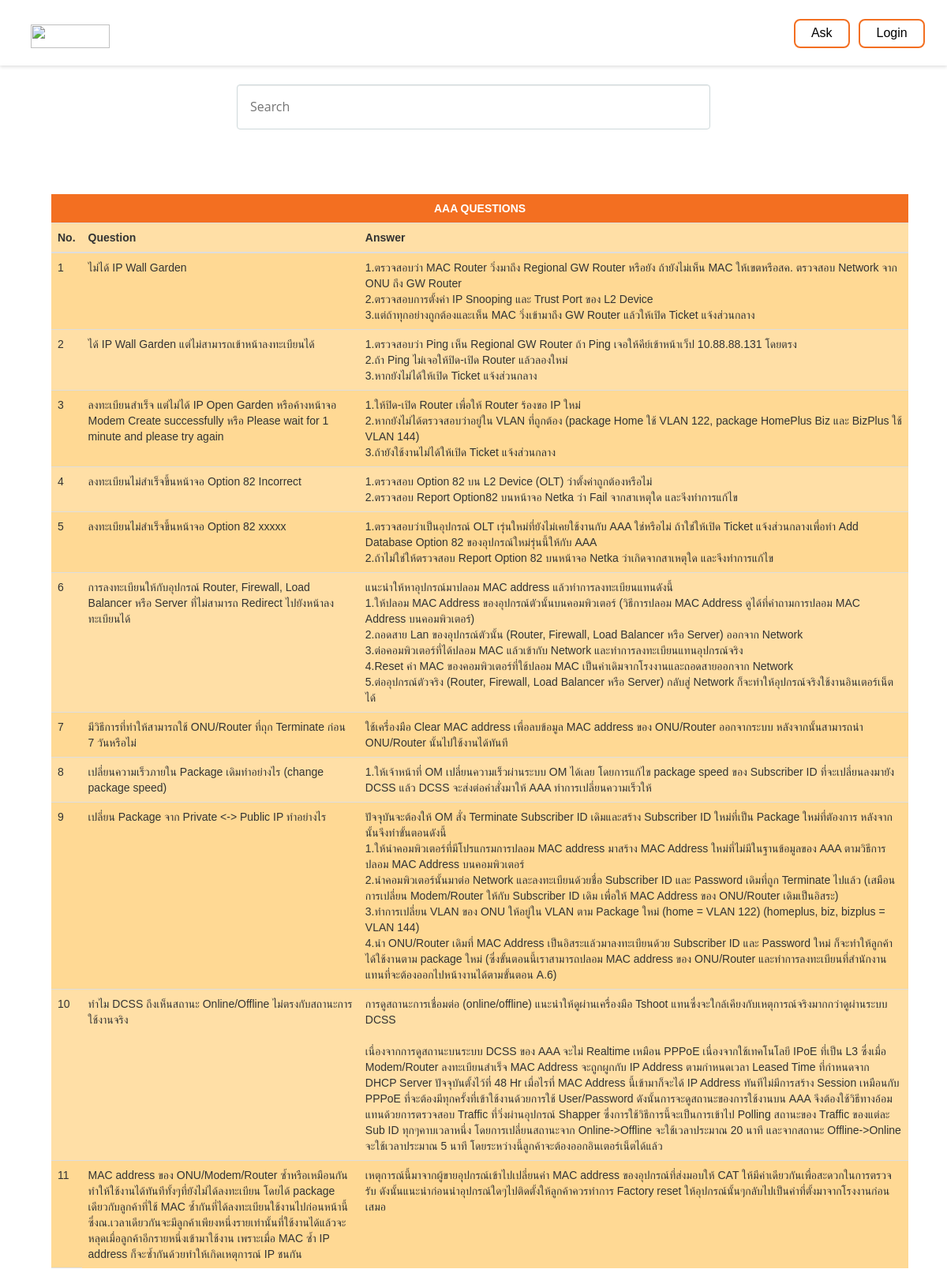
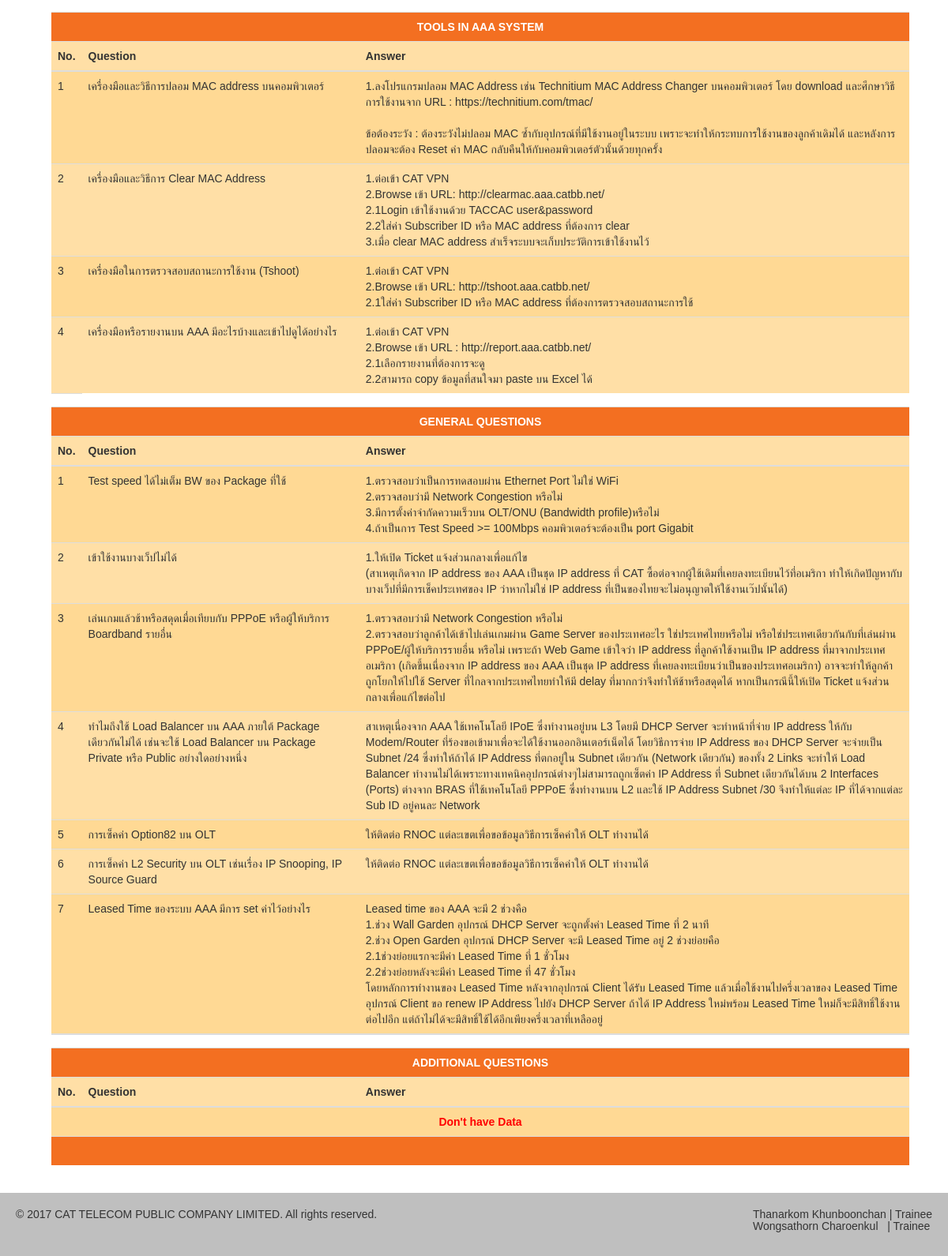
The page /page.php on the database as committed earlier (2 pictures, top to bottom).
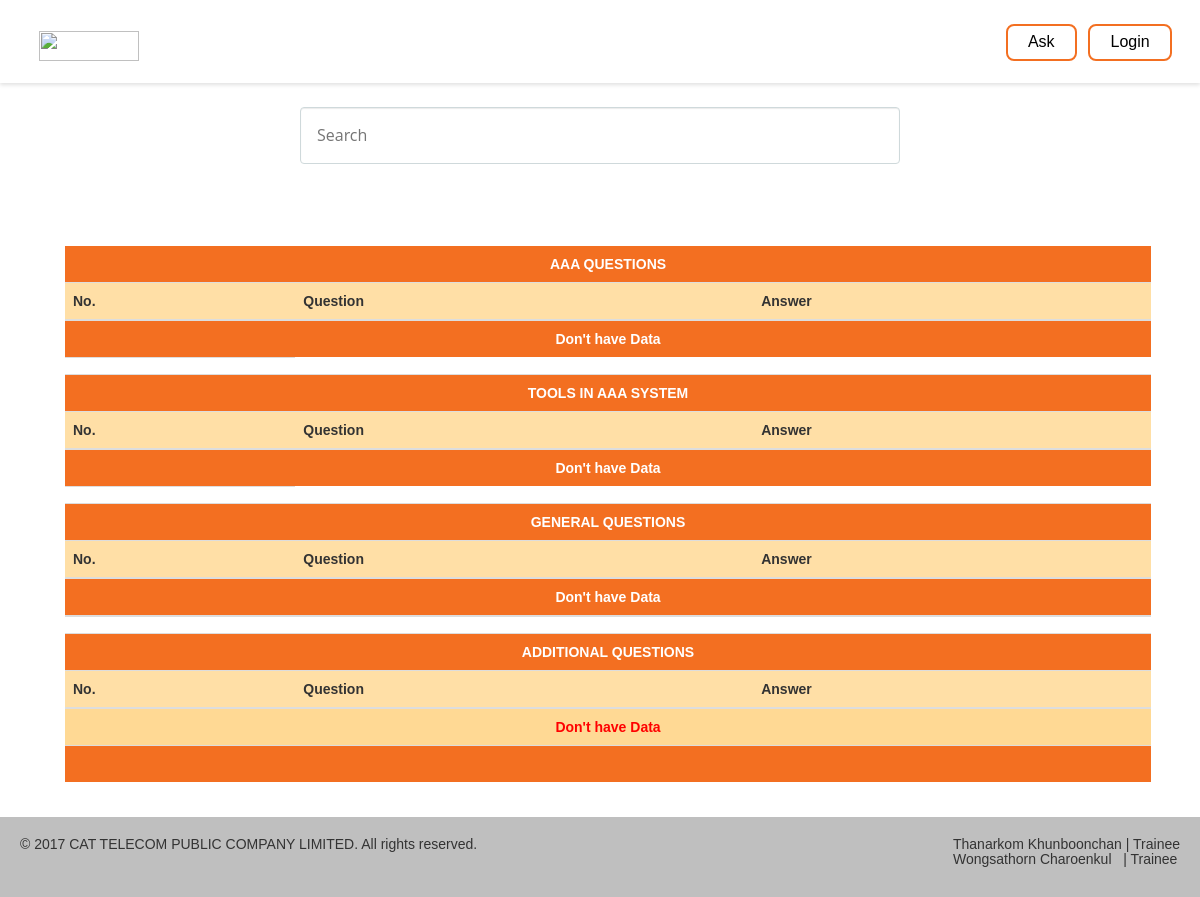
The same page on the database as committed later.
### tables this page shows
CREATE TABLE `info` (
  `id` int(11) NOT NULL,
  `question` text NOT NULL,
  `answer` text NOT NULL
);

CREATE TABLE `info2` (
  `id` int(11) NOT NULL,
  `question` text NOT NULL,
  `answer` text NOT NULL
);

CREATE TABLE `info3` (
  `id` int(11) NOT NULL,
  `question` text NOT NULL,
  `answer` text NOT NULL
);

### page.php (the view, shortened to what this page needs)
<?php session_start();
require_once('connect.php');
?>
<!DOCTYPE html>
<html>
	<head>
		<link rel="stylesheet" type="text/css" href="css/reset.css">
		<link rel="stylesheet" type="text/css" href="css/style.css">
		<link rel="stylesheet" type="text/css" href="css/bootstrap.min.css">
		<link rel="stylesheet" type="text/css" href="css/loginmodel.css">
	</head>
	<body>
		<div id="wrapper">
			<header class="header-site">
				<nav class="navbar navbar-inverse navbar-fixed-top">
					<div class="container">
						<div class="navbar-header">
							<a class="navbar-brand" href="page.php"><img src="Logo.png" width=100px height=30px;></a>
						</div>
						<div class="collapse navbar-collapse" id="bs-example-navbar-collapse-1">
							<ul class="nav navbar-nav navbar-right">
								<button class="button button1" onclick="display_ask()"  style="width:auto;">Ask</button>
								<button class="button button1" onclick="display()" style="width:auto;">Login</button>
							</ul>
						</div>
					</div>
				</nav>
			</header>
			<form class="form floating-labels">
				<fieldset>
					<div class="icon">
						<input class="search_text" type="text" name="search_text" placeholder="Search" onkeyup="myFunction()" id="myInput" required>
					</div>
				</fieldset>
			</form>
		</div>
		<div class="panel-body">
			<table class="table display" id="myTable">
				<thead>
					<tr>
						<td class="active" style="text-align: center;" colspan="6"> <strong>AAA QUESTIONS </strong> </td>
					</tr>
					<tr>
						<th>No.</th>
						<th>Question</th>
						<th>Answer</th>
					</tr>
				</thead>
				<div id="result">
					<tbody>
						<?php
						$sql = "SELECT question,answer FROM info";
						$result = $conn->query($sql);
						if(mysqli_num_rows($result) == 0){
						?>
						<tr>
							<td class="active" style="text-align: center;" colspan="6">
								<strong>Don't have Data </strong>
							</td>
						</tr>
						<?php
						}
						$i = 0;
						while($row = $result->fetch_array()){
						?>
						<tr>
							<td><?php echo ++$i; ?></td>
							<td><?php echo $row['question']; ?></td>
							<td><?php echo  nl2br($row['answer']); ?></td>
						</tr>
						<?php
						}
						?>
						<td style="background-color: #ffffff">
						</td>
					</tbody>
					<thead>
						<tr>
							<td class="active" style="text-align: center;" colspan="6"> <strong>TOOLS IN AAA SYSTEM</strong> </td>
						</tr>
						<tr>
							<th>No.</th>
							<th>Question</th>
							<th>Answer</th>
						</tr>
					</thead>
					<?php
					$sql2 = "SELECT question,answer FROM info2";
					$result2 = mysqli_query($conn, $sql2);
					?>
					<tbody >
						<?php
						if(mysqli_num_rows($result) == 0){
						?>
						<tr>
							<td class="active" style="text-align: center;" colspan="6">
								<strong>Don't have Data </strong>
							</td>
						</tr>
						<?php
						}
						$i = 0;
						while($row2 = $result2->fetch_array()){
						?>
						<tr>
							<td><?php echo ++$i; ?></td>
							<td><?php echo $row2['question']; ?></td>
							<td><?php echo  nl2br($row2['answer']); ?></td>
						</tr>
						<?php
						}
						?>
						<td style="background-color: #ffffff">
						</td>
					</tbody>
				<thead>
					<tr>
						<td class="active" style="text-align: center;" colspan="6"> <strong>GENERAL QUESTIONS</strong> </td>
					</tr>
					<tr>
						<th>No.</th>
						<th>Question</th>
						<th>Answer</th>
					</tr>
				</thead>
				<?php
				$sql3 = "SELECT question,answer FROM info3";
				$result3 = mysqli_query($conn, $sql3);
				?>
				<tbody >
					<?php
					if(mysqli_num_rows($result) == 0){
					?>
					<tr>
						<td class="active" style="text-align: center;" colspan="6">
							<strong>Don't have Data </strong>
						</td>
					</tr>
					<?php
					}
					$i = 0;
					while($row3 = $result3->fetch_array()){
					?>
						<tr>
							<td><?php echo ++$i; ?></td>
							<td><?php echo $row3['question']; ?></td>
							<td><?php echo  nl2br($row3['answer']); ?></td>
						</tr>
						<?php
						}
						?>
					</tbody>
					<td style="background-color: #ffffff">
					</td>
					<thead>
						<tr>
							<td class="active" style="text-align: center;" colspan="6"> <strong>ADDITIONAL QUESTIONS</strong> </td>
						</tr>
						<tr>
							<th>No.</th>
							<th>Question</th>
							<th>Answer</th>
						</tr>
					</thead>
					<?php
					$sql4 = "SELECT question,answer FROM admin";
					$result4 = mysqli_query($conn, $sql4);
					?>
					<tbody id="myTable">
						<?php
						if(mysqli_num_rows($result4) == 0){
						?>
						<tr>
							<td class="active" style="text-align: center; background-color: #ffd994;" colspan="6">
								<strong style="color: #ff0000;">Don't have Data </strong>
							</td>
						</tr>
						<?php
						}
						?>
					</tbody>
				</div>
				<thead>
					<tr>
						<td class="active" style="text-align: center;" colspan="6"> <strong>&nbsp</strong> </td>
					</tr>
				</thead>
			</table>
		</div>
		<div class='footer'>
			<div id="wrapper" style="background-color: #bfbfbf; height: 80px;">
				<h5 style="float:left;margin-left: 20px;margin-top: 20px;">&copy; 2017 CAT TELECOM PUBLIC COMPANY LIMITED. All rights reserved.</h5>
				<h5 style="float:right;margin-right: 20px;margin-top: 20px;">Thanarkom Khunboonchan | Trainee<br>Wongsathorn Charoenkul &nbsp&nbsp| Trainee</h5>
			</div>
		</div>
	</body>
</html>

### css/style.css (style rules this page uses)
*, *::after, *::before { -webkit-box-sizing: border-box; -moz-box-sizing: border-box; box-sizing: border-box; }
body { font-size: 1.6em; font-family: "Open Sans", sans-serif; color: #2b3e51; background-color: #ffffff; }
a { text-decoration: none; }
.container { margin: 0 15px; }
.container:before { clear: both; display: table; content: " "; }
.container:after { clear: both; display: table; content: " "; }
@media screen and (min-width: 768px) { .active { color: #ffffff; } }
.form::after { clear: both; content: ""; display: table; }
.form fieldset { margin: 35px 0; }
.form div { position: relative; margin: 20px 0; }
.form input, .form textarea, .form select, .form label { font-family: "Open Sans", sans-serif; font-size: 1.6rem; color: #2b3e51; }
.form input[type="text"], .form input[type="email"], .form textarea, .form select, .form legend { display: block; width: 50%; -webkit-appearance: none; -moz-appearance: none; -ms-appearance: none; -o-appearance: none; appearance: none; }
.form input[type="text"], .form input[type="email"], .form textarea, .form select { padding: 12px; border: 1px solid #cfd9db; background-color: #ffffff; border-radius: .25em; box-shadow: inset 0 1px 1px rgba(0, 0, 0, 0.08); }
.form [required] { background: url("../img/required.svg") no-repeat top right; }
@media only screen and (min-width: 600px) { .form div { margin: 32px 0; margin-top: 6%; } }
@media only screen and (min-width: 600px) { .form input[type="text"], .form input[type="email"], .form textarea, .form select { margin-left: 25%; padding: 16px; } }
.panel-body { width: 93%; margin-left: 50px; }
.button { background-color: #4CAF50; border: none; color: white; padding: 5px 20px; text-align: center; text-decoration: none; display: inline-block; font-size: 16px; margin: 4px 4px; -webkit-transition-duration: 0.4s; transition-duration: 0.4s; cursor: pointer; }
.button1 { background-color: white; color: black; border: 2px solid #f36f21; margin-top: 8px; border-radius: 8px; }

### css/loginmodel.css (style rules this page uses)
input[type=text], input[type=password] { width: 100%; padding: 12px 20px; margin: 8px 0; display: inline-block; border: 1px solid #ccc; box-sizing: border-box; }
button { background-color: #f36f21; color: white; padding: 14px 20px; margin: 8px 0; border: none; cursor: pointer; width: 100%; }
.container { padding: 16px; }

### page.php (style rules this page uses)
tr:nth-child(odd) { background-color: #ffd994 }
tr:nth-child(even) { background-color: #ffdfa6 }

Rows that differ between the two databases and show on the page:
removed info: question "ไม่ได้ IP Wall Garden", answer "1.ตรวจสอบว่า MAC Router วิ่งมาถึง Regional GW Router หรือยัง ถ้ายังไม่เห็น MAC ให้เขตหรือสค. ตรวจสอบ Network จาก ONU ถึง GW Router 2.ตรวจสอบการตั้งค่า IP Snooping และ Trust Port ของ L2 Device 3.แต่ถ้าทุกอย่างถูกต้องและเห็น MAC วิ่งเข้ามาถึง GW Router แล้วให้เปิด Ticket แจ้งส่วนกลาง"
removed info: question "ได้ IP Wall Garden แต่ไม่สามารถเข้าหน้าลงทะเบียนได้", answer "1.ตรวจสอบว่า Ping เห็น Regional GW Router ถ้า Ping เจอให้คีย์เข้าหน้าเว็ป 10.88.88.131 โดยตรง 2.ถ้า Ping ไม่เจอให้ปิด-เปิด Router แล้วลองใหม่ 3.หากยังไม่ได้ให้เปิด Ticket แจ้งส่วนกลาง"
removed info: question "ลงทะเบียนสำเร็จ แต่ไม่ได้ IP Open Garden หรือค้างหน้าจอ Modem Create successfully หรือ Please wait for 1 minute and please try again", answer "1.ให้ปิด-เปิด Router เพื่อให้ Router ร้องขอ IP ใหม่ 2.หากยังไม่ได้ตรวจสอบว่าอยู่ใน VLAN ที่ถูกต้อง (package Home ใช้ VLAN 122, package HomePlus Biz และ BizPlus ใช้ VLAN 144) 3.ถ้ายังใช้งานไม่ได้ให้เปิด Ticket แจ้งส่วนกลาง"
removed info: question "ลงทะเบียนไม่สำเร็จขึ้นหน้าจอ Option 82 Incorrect", answer "1.ตรวจสอบ Option 82 บน L2 Device (OLT) ว่าตั้งค่าถูกต้องหรือไม่ 2.ตรวจสอบ Report Option82 บนหน้าจอ Netka ว่า Fail จากสาเหตุใด และจีงทำการแก้ไข"
removed info: question "ลงทะเบียนไม่สำเร็จขึ้นหน้าจอ Option 82 xxxxx", answer "1.ตรวจสอบว่าเป็นอุปกรณ์ OLT เรุ่นใหม่ที่ยังไม่เคยใช้งานกับ AAA ใช่หรือไม่ ถ้าใช่ให้เปิด Ticket แจ้งส่วนกลางเพื่อทำ Add Database Option 82 ของอุปกรณ์ใหม่รุ่นนี้ให้กับ AAA 2.ถ้าไม่ใช่ให้ตรวจสอบ Report Option 82 บนหน้าจอ Netka ว่าเกิดจากสาเหตุใด และจึงทำการแก้ไข"
removed info: question "การลงทะเบียนให้กับอุปกรณ์ Router, Firewall, Load Balancer หรือ Server ที่ไม่สามารถ Redirect ไปยังหน้าลงทะเบียนได้", answer "แนะนำให้หาอุปกรณ์มาปลอม MAC address แล้วทำการลงทะเบียนแทนดังนี้ 1.ให้ปลอม MAC Address ของอุปกรณ์ตัวนั้นบนคอมพิวเตอร์ (วิธีการปลอม MAC Address ดูได้ที่คำถามการปลอม MAC Address บนคอมพิวเตอร์) 2.ถอดสาย Lan ของอุปกรณ์ตัวนั้น (Router, Firewall, Load Balancer หรือ Server) ออกจาก Network 3.ต่อคอมพิวเตอร์ที่ได้ปลอม MAC แล้วเข้ากับ Network และทำการลงทะเบียนแทนอุปกรณ์จริง 4.Reset ค่า MAC ของคอมพิวเตอร์ที่ใช้ปลอม MAC เป็นค่าเดิมจากโรงงานและถอดสายออกจาก Network 5.ต่ออุปกรณ์ตัวจริง (Router, Firewall, Load Balancer หรือ Server) กลับสู่ Network ก็จะทำให้อุปกรณ์จริงใช้งานอินเตอร์เน็ตได้"
removed info: question "มีวิธีการที่ทำให้สามารถใช้ ONU/Router ที่ถุก Terminate ก่อน 7 วันหรือไม่", answer "ใช้เครื่องมือ Clear MAC address เพื่อลบข้อมูล MAC address ของ ONU/Router ออกจากระบบ หลังจากนั้นสามารถนำ ONU/Router นั้นไปใช้งานได้ทันที"
removed info: question "เปลี่ยนความเร็วภายใน Package เดิมทำอย่างไร (change package speed)", answer "1.ให้เจ้าหน้าที่ OM เปลี่ยนความเร็วผ่านระบบ OM ได้เลย โดยการแก้ไข package speed ของ Subscriber ID ที่จะเปลี่ยนลงมายัง DCSS แล้ว DCSS จะส่งต่อคำสั่งมาให้ AAA ทำการเปลี่ยนความเร็วให้"
removed info: question "เปลี่ยน Package จาก Private <-> Public IP ทำอย่างไร", answer "ปัจจุบันจะต้องให้ OM สั่ง Terminate Subscriber ID เดิมและสร้าง Subscriber ID ใหม่ที่เป็น Package ใหม่ที่ตัองการ หลังจากนั้นจึงทำขั้นตอนดังนี้ 1.ให้นำคอมพิวเตอร์ที่มีโปรแกรมการปลอม MAC address มาสร้าง MAC Address ใหม่ที่ไม่มีในฐานข้อมูลของ AAA ตามวิธีการปลอม MAC Address บนคอมพิวเตอร์ 2.นำคอมพิวเตอร์นั้นมาต่อ Network และลงทะเบียนด้วยชื่อ Subscriber ID และ Password เดิมที่ถูก Terminate ไปแล้ว (เสมือนการเปลี่ยน Modem/Router ให้กับ Subscriber ID เดิม เพื่อให้ MAC Address ของ ONU/Router เดิมเป็นอิสระ) 3.ทำการเปลี่ยน VLAN ของ ONU ให้อยู่ใน VLAN ตาม Package ใหม่ (home = VLAN 122) (homeplus, biz, bizplus = VLAN 144) 4.นำ ONU/Router เดิมที่ MAC Address เป็นอิสระแล้วมาลงทะเบียนด้วย Subscriber ID และ…"
removed info: question "ทำไม DCSS ถึงเห็นสถานะ Online/Offline ไม่ตรงกับสถานะการใช้งานจริง", answer "การดูสถานะการเชื่อมต่อ (online/offline) แนะนำให้ดูผ่านเครื่องมือ Tshoot แทนซึ่งจะใกล้เคียงกับเหตุการณ์จริงมากกว่าดูผ่านระบบ DCSS เนื่องจากการดูสถานะบนระบบ DCSS ของ AAA จะไม่ Realtime เหมือน PPPoE เนื่องจากใช้เทคโนโลยี IPoE ที่เป็น L3 ซึ่งเมื่อ Modem/Router ลงทะเบียนสำเร็จ MAC Address จะถูกผูกกับ IP Address ตามกำหนดเวลา Leased Time ที่กำหนดจาก DHCP Server ปัจจุบันตั้งไว้ที่ 48 Hr เมื่อไรที่ MAC Address นี้เข้ามาก็จะได้ IP Address ทันทีไม่มีการสร้าง Session เหมือนกับ PPPoE ที่จะต้องมีทุกครั้งที่เข้าใช้งานด้วยการใช้ User/Password ดังนั้นการจะดูสถานะของการใช้งานบน AAA จึงต้องใช้วิธีทางอ้อมแทนด้วยการตรวจสอบ Traffic ที่วิ่งผ่านอุปกรณ์ Shapper ซึ่งการใช้วิธีการนี้จะเป็นการเข้าไป Polling สถานะของ…"
removed info: question "MAC address ของ ONU/Modem/Router ซ้ำหรือเหมือนกันทำให้ใช้งานได้ทันทีทั้งๆที่ยังไม่ได้ลงทะเบียน โดยได้ package เดียวกับลูกค้าที่ใช้ MAC ซ้ำกันที่ได้ลงทะเบียนใช้งานไปก่อนหน้านี้ ซึ่งณ.เวลาเดียวกันจะมีลูกค้าเพียงหนึ่งรายเท่านั้นที่ใช้งานได้แล้วจะหลุดเมื่อลูกค้าอีกรายหนึ่งเข้ามาใช้งาน เพราะเมื่อ MAC ซ้ำ IP address ก็จะซ้ำกันด้วยทำให้เกิดเหตุการณ์ IP ชนกัน", answer "เหตุการณ์นี้มาจากผู้ขายอุปกรณ์เข้าไปเปลี่ยนค่า MAC address ของอุปกรณ์ทึ่ส่งมอบให้ CAT ให้มีค่าเดียวกันเพื่อสะดวกในการตรวจรับ ดังนั้นแนะนำก่อนนำอุปกรณ์ใดๆไปติดตั้งให้ลูกค้าควรทำการ Factory reset ให้อุปกรณ์นั้นๆกลับไปเป็นค่าที่ตั้งมาจากโรงงานก่อนเสมอ"
removed info2: question "เครื่องมือและวิธีการปลอม MAC address บนคอมพิวเตอร์", answer "1.ลงโปรแกรมปลอม MAC Address เช่น Technitium MAC Address Changer บนคอมพิวเตอร์ โดย download และศึกษาวิธีการใช้งานจาก URL : https://technitium.com/tmac/ ข้อต้องระวัง : ต้องระวังไม่ปลอม MAC ซ้ำกับอุปกรณ์ที่มีใช้งานอยู่ในระบบ เพราะจะทำให้กระทบการใช้งานของลูกค้าเดิมได้ และหลังการปลอมจะต้อง Reset ค่า MAC กลับคืนให้กับคอมพิวเตอร์ตัวนั้นด้วยทุกครั้ง"
removed info2: question "เครื่องมือและวิธีการ Clear MAC Address", answer "1.ต่อเข้า CAT VPN 2.Browse เข้า URL: http://clearmac.aaa.catbb.net/ 2.1Login เข้าใช้งานด้วย TACCAC user&password 2.2ใส่ค่า Subscriber ID หรือ MAC address ที่ต้องการ clear 3.เมื่อ clear MAC address สำเร็จระบบจะเก็บประวัติการเข้าใช้งานไว้"
removed info2: question "เครื่องมือในการตรวจสอบสถานะการใช้งาน (Tshoot)", answer "1.ต่อเข้า CAT VPN 2.Browse เข้า URL: http://tshoot.aaa.catbb.net/ 2.1ใส่ค่า Subscriber ID หรือ MAC address ที่ต้องการตรวจสอบสถานะการใช้"
removed info2: question "เครื่องมือหรือรายงานบน AAA มีอะไรบ้างและเข้าไปดูได้อย่างไร", answer "1.ต่อเข้า CAT VPN 2.Browse เข้า URL : http://report.aaa.catbb.net/ 2.1เลือกรายงานที่ต้องการจะดู 2.2สามารถ copy ข้อมูลที่สนใจมา paste บน Excel ได้"
removed info3: question "Test speed ได้ไม่เต็ม BW ของ Package ที่ใช้", answer "1.ตรวจสอบว่าเป็นการทดสอบผ่าน Ethernet Port ไม่ใช่ WiFi 2.ตรวจสอบว่ามี Network Congestion หรือไม่ 3.มีการตั้งค่าจำกัดความเร็วบน OLT/ONU (Bandwidth profile)หรือไม่ 4.ถ้าเป็นการ Test Speed >= 100Mbps คอมพิวเตอร์จะต้องเป็น port Gigabit"
removed info3: question "เข้าใช้งานบางเว็ปไม่ได้", answer "1.ให้เปิด Ticket แจ้งส่วนกลางเพื่อแก้ไข (สาเหตุเกิดจาก IP address ของ AAA เป็นชุด IP address ที่ CAT ซื้อต่อจากผู้ใช้เดิมที่เคยลงทะเบียนไว้ที่อเมริกา ทำให้เกิดปัญหากับบางเว็ปที่มีการเช็คประเทศของ IP ว่าหากไม่ใช่ IP address ที่เป็นของไทยจะไม่อนุญาตให้ใช้งานเว๊ปนั้นได้)"
removed info3: question "เล่นเกมแล้วช้าหรือสดุดเมื่อเทียบกับ PPPoE หรือผู้ให้บริการ Boardband รายอื่น", answer "1.ตรวจสอบว่ามี Network Congestion หรือไม่ 2.ตรวจสอบว่าลูกค้าได้เข้าไปเล่นเกมผ่าน Game Server ของประเทศอะไร ใช่ประเทศไทยหรือไม่ หรือใช่ประเทศเดียวกันกับที่เล่นผ่าน PPPoE/ผู้ให้บริการรายอื่น หรือไม่ เพราะถ้า Web Game เข้าใจว่า IP address ที่ลูกค้าใช้งานเป็น IP address ที่มาจากประเทศอเมริกา (เกิดขึ้นเนื่องจาก IP address ของ AAA เป็นชุด IP address ที่เคยลงทะเบียนว่าเป็นของประเทศอเมริกา) อาจจะทำให้ลูกค้าถูกโยกให้ไปใช้ Server ที่ไกลจากประเทศไทยทำให้มี delay ที่มากกว่าจึงทำให้ช้าหรือสดุดได้ หากเป็นกรณีนี้ให้เปิด Ticket แจ้งส่วนกลางเพื่อแก้ไขต่อไป"
removed info3: question "ทำไมถึงใช้ Load Balancer บน AAA ภายใต้ Package เดียวกันไม่ได้ เช่นจะใช้ Load Balancer บน Package Private หรือ Public อย่างใดอย่างหนึ่ง", answer "สาเหตุเนื่องจาก AAA ใช้เทคโนโลยี IPoE ซึ่งทำงานอยู่บน L3 โดยมี DHCP Server จะทำหน้าที่จ่าย IP address ให้กับ Modem/Router ที่ร้องขอเข้ามาเพื่อจะได้ใช้งานออกอินเตอร์เน็ตได้ โดยวิธีการจ่าย IP Address ของ DHCP Server จะจ่ายเป็น Subnet /24 ซึ่งทำให้ถ้าได้ IP Address ที่ตกอยู่ใน Subnet เดียวกัน (Network เดียวกัน) ของทั้ง 2 Links จะทำให้ Load Balancer ทำงานไม่ได้เพราะทางเทคนิคอุปกรณ์ต่างๆไม่สามารถถูกเซ็ตค่า IP Address ที่ Subnet เดียวกันได้บน 2 Interfaces (Ports) ต่างจาก BRAS ที่ใช้เทคโนโลยี PPPoE ซึ่งทำงานบน L2 และใช้ IP Address Subnet /30 จึงทำให้แต่ละ IP ที่ได้จากแต่ละ Sub ID อยู่คนละ Network"
removed info3: question "การเซ็คค่า Option82 บน OLT", answer "ให้ติดต่อ RNOC แต่ละเขตเพื่อขอข้อมูลวิธีการเซ็คค่าให้ OLT ทำงานได้"
removed info3: question "การเซ็คค่า L2 Security บน OLT เช่นเรื่อง IP Snooping, IP Source Guard", answer "ให้ติดต่อ RNOC แต่ละเขตเพื่อขอข้อมูลวิธีการเซ็คค่าให้ OLT ทำงานได้"
removed info3: question "Leased Time ของระบบ AAA มีการ set ค่าไว้อย่างไร", answer "Leased time ของ AAA จะมี 2 ช่วงคือ 1.ช่วง Wall Garden อุปกรณ์ DHCP Server จะถูกตั้งค่า Leased Time ที่ 2 นาที 2.ช่วง Open Garden อุปกรณ์ DHCP Server จะมี Leased Time อยู่ 2 ช่วงย่อยคือ 2.1ช่วงย่อยแรกจะมีค่า Leased Time ที่ 1 ชั่วโมง 2.2ช่วงย่อยหลังจะมีค่า Leased Time ที่ 47 ชั่วโมง โดยหลักการทำงานของ Leased Time หลังจากอุปกรณ์ Client ได้รับ Leased Time แล้วเมื่อใช้งานไปครึ่งเวลาของ Leased Time อุปกรณ์ Client ขอ renew IP Address ไปยัง DHCP Server ถ้าได้ IP Address ใหม่พร้อม Leased Time ใหม่ก็จะมีสิทธิ์ใช้งานต่อไปอีก แต่ถ้าไม่ได้จะมีสิทธิ์ใช้ได้อีกเพียงครึ่งเวลาที่เหลืออยู่"
Other text that changed with them:
text now shown: "Don't have Data Don't have Data Don't have Data"
